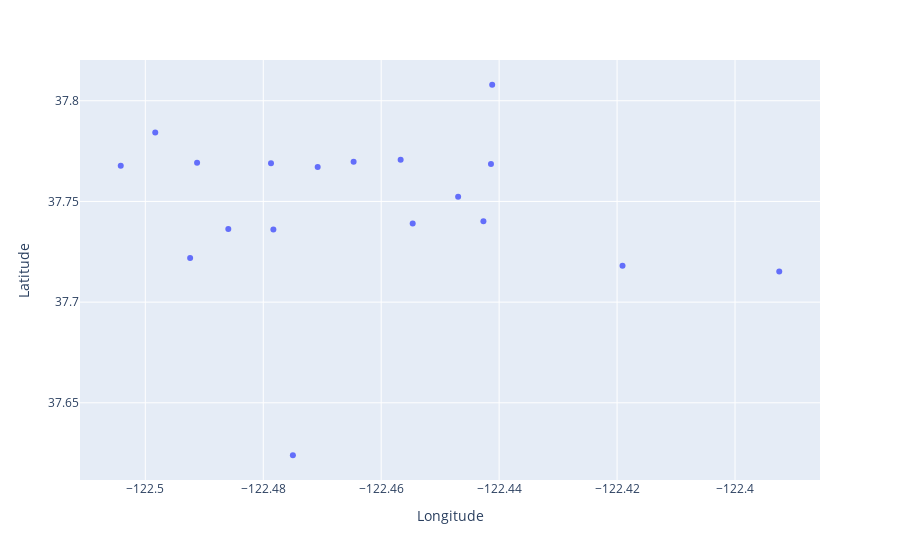

Notebook source saved alongside this figure:
### Code cell
# Just the regional parks
px.scatter(park_regional,
           x='Longitude',
           y='Latitude')

### Figure 1 — Plotly figure (JSON) as saved in the notebook; plotly's stock layout.template omitted (floating-point values rounded to 4 significant figures)
{"data": [{"hovertemplate": "Longitude=%{x}<br>Latitude=%{y}<extra></extra>", "legendgroup": "", "marker": {"color": "#636efa", "symbol": "circle"}, "mode": "markers", "name": "", "orientation": "v", "showlegend": false, "type": "scatter", "x": [-122.5, -122.5, -122.4, -122.4, -122.5, -122.4, -122.5, -122.4, -122.4, -122.5, -122.4, -122.5, -122.5, -122.5, -122.5, -122.5, -122.5, -122.5], "xaxis": "x", "y": [37.72, 37.74, 37.72, 37.75, 37.62, 37.74, 37.78, 37.72, 37.81, 37.74, 37.77, 37.77, 37.77, 37.77, 37.77, 37.77, 37.77, 37.74], "yaxis": "y"}], "layout": {"legend": {"tracegroupgap": 0}, "margin": {"t": 60}, "xaxis": {"anchor": "y", "domain": [0, 1], "title": {"text": "Longitude"}}, "yaxis": {"anchor": "x", "domain": [0, 1], "title": {"text": "Latitude"}}}}
